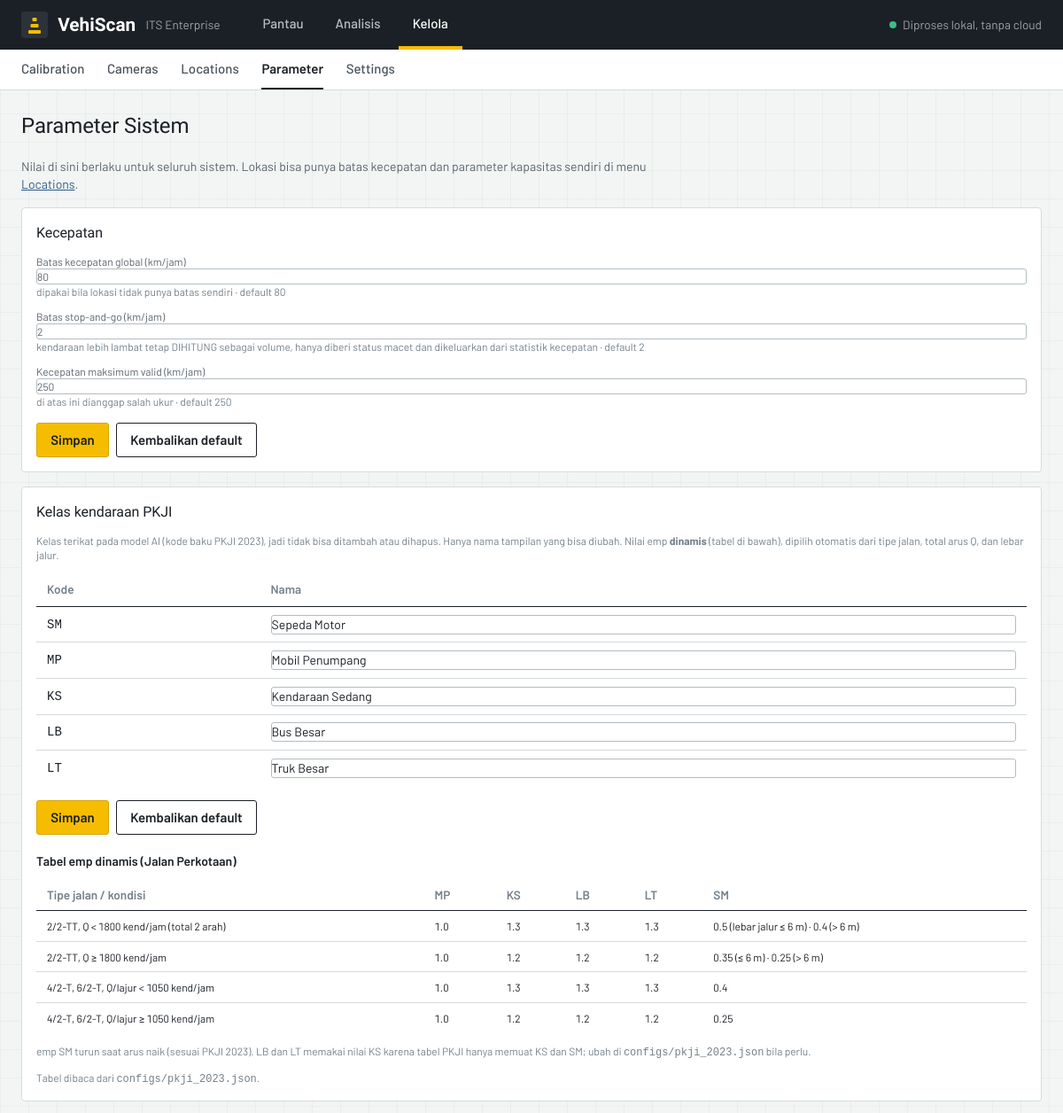
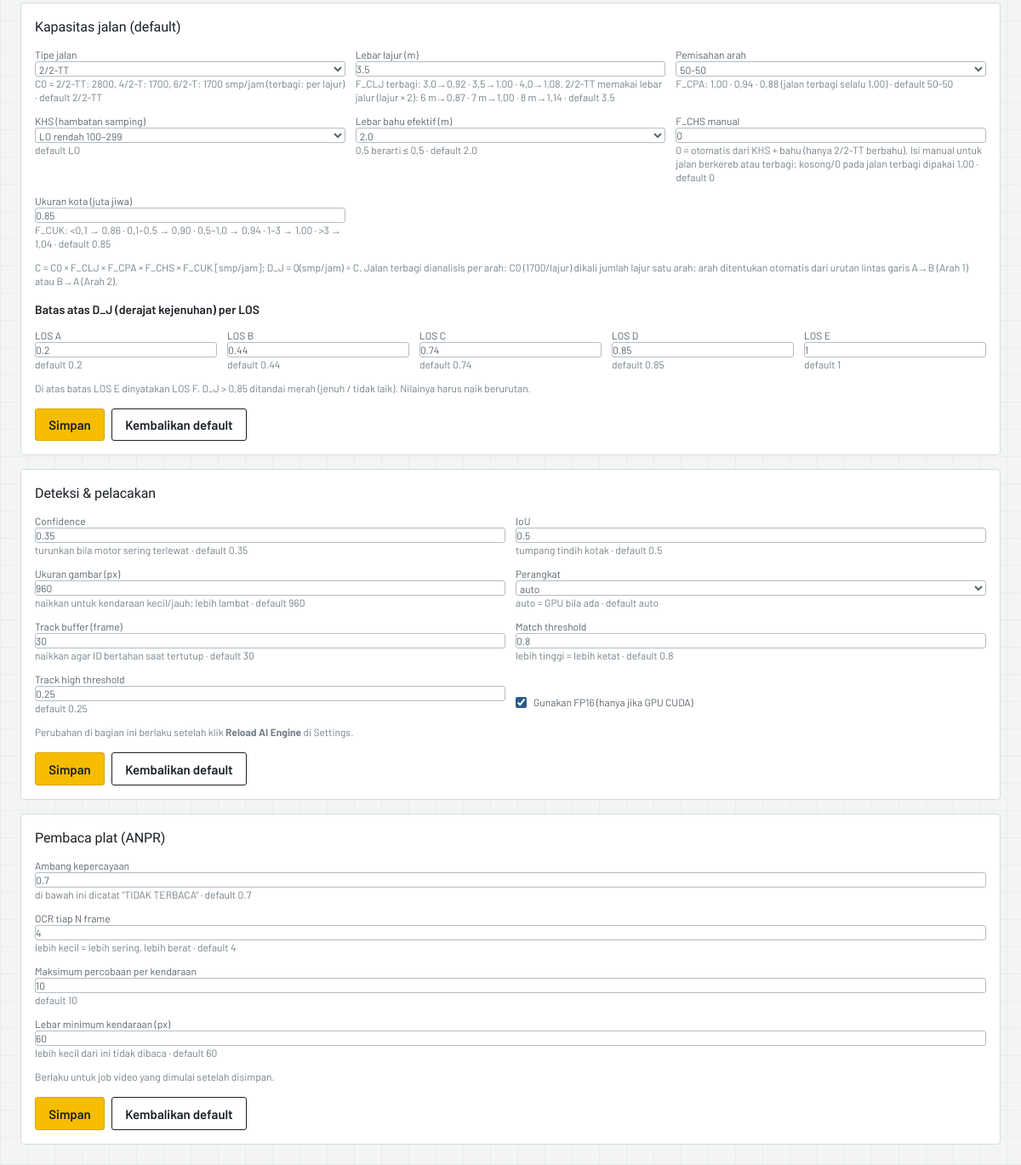
Page /parameters on the committed database (2 pictures, top to bottom).
### tables this page shows
CREATE TABLE settings(key TEXT PRIMARY KEY, value TEXT);

### src/api/routes/manage.py (the view)
@router.get("/parameters", response_class=HTMLResponse)
def parameters(request: Request):
    keys = list(db.SPEC)
    return page(request, "parameters.html", P={k: db.param(k) for k in keys}, D={k: db.default(k) for k in keys}, codes=db.PKJI_CODES, EMP=calc.cfg()["dynamic_emp_rules"], C0=calc.cfg()["capacity_factors_lookup"]["base_capacity_C0"], CHS=calc.cfg()["capacity_factors_lookup"]["F_CHS_2_2_TT_bahu"])

### templates/parameters.html
{% extends "base.html" %}{% block title %}Parameter{% endblock %}{% block heading %}Parameter Sistem{% endblock %}
{% block content %}
{% macro nf(key, label, hint='', step='any') %}
<label class="text-xs text-gray-400 block">{{ label }}
 <input name="{{ key }}" type="number" step="{{ step }}" value="{{ ('%g' % P[key]) if P[key] is number else P[key] }}" class="w-full">
 <span class="text-gray-500">{{ hint }}{{ ' · ' if hint }}default {{ ('%g' % D[key]) if D[key] is number else D[key] }}</span></label>
{% endmacro %}
{% macro actions(sec) %}
<div class="flex gap-2 pt-1"><button class="btn">Simpan</button>
 <button class="btn btn-o" formaction="/parameters/{{ sec }}/reset" formnovalidate onclick="return confirm('Kembalikan bagian ini ke nilai default?')">Kembalikan default</button></div>
{% endmacro %}
<p class="text-sm text-gray-400 mb-4 max-w-3xl">Nilai di sini berlaku untuk seluruh sistem. Lokasi bisa punya batas kecepatan dan parameter kapasitas sendiri di menu <a class="underline text-brand" href="/locations">Locations</a>.</p>
<div class="grid xl:grid-cols-2 gap-4 max-w-6xl">
<form method="post" action="/parameters/kecepatan" class="card p-4 space-y-3"><h2 class="text-base">Kecepatan</h2>
 {{ nf('speed_limit', 'Batas kecepatan global (km/jam)', 'dipakai bila lokasi tidak punya batas sendiri') }}
 {{ nf('speed_min', 'Batas stop-and-go (km/jam)', 'kendaraan lebih lambat tetap DIHITUNG sebagai volume, hanya diberi status macet dan dikeluarkan dari statistik kecepatan') }}
 {{ nf('speed_max', 'Kecepatan maksimum valid (km/jam)', 'di atas ini dianggap salah ukur') }}{{ actions('kecepatan') }}</form>
<form method="post" action="/parameters/kelas" class="card p-4 space-y-3"><h2 class="text-base">Kelas kendaraan PKJI</h2>
 <p class="text-xs text-gray-500">Kelas terikat pada model AI (kode baku PKJI 2023), jadi tidak bisa ditambah atau dihapus. Hanya nama tampilan yang bisa diubah. Nilai emp <b>dinamis</b> (tabel di bawah), dipilih otomatis dari tipe jalan, total arus Q, dan lebar jalur.</p>
 <table class="w-full text-sm"><thead><tr><th>Kode</th><th>Nama</th></tr></thead><tbody>
 {% for c in codes %}<tr><td class="font-mono">{{ c }}</td><td><input name="lbl_{{ c }}" value="{{ P['lbl_' ~ c] }}" class="w-full"></td></tr>{% endfor %}</tbody></table>{{ actions('kelas') }}
 {% set t = EMP.road_type_2_2_TT %}{% set lo = t.emp_table.Q_below_1800 %}{% set hi = t.emp_table.Q_above_1800 %}{% set dv = EMP.road_type_divided %}{% set dl = dv.emp_table.Q_below_1050 %}{% set dh = dv.emp_table.Q_above_1050 %}
 <h3 class="text-sm font-semibold pt-2">Tabel emp dinamis (Jalan Perkotaan)</h3>
 <div class="overflow-x-auto"><table class="w-full text-xs"><thead><tr><th>Tipe jalan / kondisi</th><th>MP</th><th>KS</th><th>LB</th><th>LT</th><th>SM</th></tr></thead><tbody>
  <tr><td>2/2-TT, Q &lt; {{ t.low_volume_threshold_q }} kend/jam (total 2 arah)</td><td>{{ lo.MP }}</td><td>{{ lo.KS }}</td><td>{{ lo.LB }}</td><td>{{ lo.LT }}</td><td>{{ lo.SM_narrow_lane }} (lebar jalur ≤ 6 m) · {{ lo.SM_wide_lane }} (&gt; 6 m)</td></tr>
  <tr><td>2/2-TT, Q ≥ {{ t.low_volume_threshold_q }} kend/jam</td><td>{{ hi.MP }}</td><td>{{ hi.KS }}</td><td>{{ hi.LB }}</td><td>{{ hi.LT }}</td><td>{{ hi.SM_narrow_lane }} (≤ 6 m) · {{ hi.SM_wide_lane }} (&gt; 6 m)</td></tr>
  <tr><td>4/2-T, 6/2-T, Q/lajur &lt; {{ dv.threshold_q_per_lane }} kend/jam</td><td>{{ dl.MP }}</td><td>{{ dl.KS }}</td><td>{{ dl.LB }}</td><td>{{ dl.LT }}</td><td>{{ dl.SM }}</td></tr>
  <tr><td>4/2-T, 6/2-T, Q/lajur ≥ {{ dv.threshold_q_per_lane }} kend/jam</td><td>{{ dh.MP }}</td><td>{{ dh.KS }}</td><td>{{ dh.LB }}</td><td>{{ dh.LT }}</td><td>{{ dh.SM }}</td></tr></tbody></table></div>
 <p class="text-xs text-gray-500">emp SM turun saat arus naik (sesuai PKJI 2023). LB dan LT memakai nilai KS karena tabel PKJI hanya memuat KS dan SM; ubah di <span class="font-mono">configs/pkji_2023.json</span> bila perlu.</p>
 <p class="text-xs text-gray-500">Tabel dibaca dari <span class="font-mono">configs/pkji_2023.json</span>.</p></form>
<form method="post" action="/parameters/kapasitas" class="card p-4 space-y-3"><h2 class="text-base">Kapasitas jalan (default)</h2>
 <div class="grid grid-cols-2 sm:grid-cols-3 gap-3">
  <label class="text-xs text-gray-400 block">Tipe jalan<select name="road_type" class="w-full">{% for t in C0 %}<option {{ 'selected' if P.road_type == t }}>{{ t }}</option>{% endfor %}</select><span class="text-gray-500">C0 = {% for t, v in C0.items() %}{{ t }}: {{ v }}{{ ', ' if not loop.last }}{% endfor %} smp/jam (terbagi: per lajur) · default {{ D.road_type }}</span></label>
  {{ nf('lane_width', 'Lebar lajur (m)', 'F_CLJ terbagi: 3,0→0,92 · 3,5→1,00 · 4,0→1,08. 2/2-TT memakai lebar jalur (lajur × 2): 6 m→0,87 · 7 m→1,00 · 8 m→1,14') }}
  <label class="text-xs text-gray-400 block">Pemisahan arah<select name="split" class="w-full">{% for x in ['50-50','60-40','70-30'] %}<option {{ 'selected' if P.split == x }}>{{ x }}</option>{% endfor %}</select><span class="text-gray-500">F_CPA: 1,00 · 0,94 · 0,88 (jalan terbagi selalu 1,00) · default {{ D.split }}</span></label>
  <label class="text-xs text-gray-400 block">KHS (hambatan samping)<select name="khs" class="w-full">{% for x,l in [('VLO','VLO sangat rendah <100'),('LO','LO rendah 100–299'),('MD','MD sedang 300–499'),('HI','HI tinggi 500–899'),('VHI','VHI sangat tinggi ≥900')] %}<option value="{{ x }}" {{ 'selected' if P.khs == x }}>{{ l }}</option>{% endfor %}</select><span class="text-gray-500">default {{ D.khs }}</span></label>
  <label class="text-xs text-gray-400 block">Lebar bahu efektif (m)<select name="lbe" class="w-full">{% for x in ['0.5','1.0','1.5','2.0'] %}<option {{ 'selected' if P.lbe == x }}>{{ x }}</option>{% endfor %}</select><span class="text-gray-500">0,5 berarti ≤ 0,5 · default {{ D.lbe }}</span></label>
  {{ nf('f_chs', 'F_CHS manual', '0 = otomatis dari KHS + bahu (hanya 2/2-TT berbahu). Isi manual untuk jalan berkereb atau terbagi; kosong/0 pada jalan terbagi dipakai 1,00') }}
  {{ nf('city_pop', 'Ukuran kota (juta jiwa)', 'F_CUK: <0,1 → 0,86 · 0,1–0,5 → 0,90 · 0,5–1,0 → 0,94 · 1–3 → 1,00 · >3 → 1,04') }}</div>
 <p class="text-xs text-gray-500">C = C0 × F_CLJ × F_CPA × F_CHS × F_CUK [smp/jam]; D_J = Q(smp/jam) ÷ C. Jalan terbagi dianalisis per arah: C0 (1700/lajur) dikali jumlah lajur satu arah; arah ditentukan otomatis dari urutan lintas garis A→B (Arah 1) atau B→A (Arah 2).</p>
 <h3 class="text-sm font-semibold pt-1">Batas atas D_J (derajat kejenuhan) per LOS</h3>
 <div class="grid grid-cols-3 sm:grid-cols-5 gap-3">{% for x in ['a','b','c','d','e'] %}{{ nf('los_' ~ x, 'LOS ' ~ x|upper) }}{% endfor %}</div>
 <p class="text-xs text-gray-500">Di atas batas LOS E dinyatakan LOS F. D_J &gt; 0,85 ditandai merah (jenuh / tidak laik). Nilainya harus naik berurutan.</p>{{ actions('kapasitas') }}</form>
<form method="post" action="/parameters/deteksi" class="card p-4 space-y-3"><h2 class="text-base">Deteksi & pelacakan</h2>
 <div class="grid grid-cols-2 gap-3">
  {{ nf('conf', 'Confidence', 'turunkan bila motor sering terlewat') }}{{ nf('iou', 'IoU', 'tumpang tindih kotak') }}
  {{ nf('imgsz', 'Ukuran gambar (px)', 'naikkan untuk kendaraan kecil/jauh; lebih lambat', 32) }}
  <label class="text-xs text-gray-400 block">Perangkat<select name="device" class="w-full">{% for d in ['auto','cpu','0','1'] %}<option {{ 'selected' if P.device == d }}>{{ d }}</option>{% endfor %}</select><span class="text-gray-500">auto = GPU bila ada · default {{ D.device }}</span></label>
  {{ nf('track_buffer', 'Track buffer (frame)', 'naikkan agar ID bertahan saat tertutup', 1) }}{{ nf('match_thresh', 'Match threshold', 'lebih tinggi = lebih ketat') }}{{ nf('track_high_thresh', 'Track high threshold') }}
  <label class="text-xs text-gray-400 flex items-center gap-2 mt-5"><input type="checkbox" name="half" {{ 'checked' if P.half }}> Gunakan FP16 (hanya jika GPU CUDA)</label></div>
 <p class="text-xs text-gray-500">Perubahan di bagian ini berlaku setelah klik <b>Reload AI Engine</b> di Settings.</p>{{ actions('deteksi') }}</form>
<form method="post" action="/parameters/anpr" class="card p-4 space-y-3"><h2 class="text-base">Pembaca plat (ANPR)</h2>
 {{ nf('anpr_conf', 'Ambang kepercayaan', 'di bawah ini dicatat "TIDAK TERBACA"') }}
 {{ nf('plate_every', 'OCR tiap N frame', 'lebih kecil = lebih sering, lebih berat', 1) }}
 {{ nf('plate_max_tries', 'Maksimum percobaan per kendaraan', '', 1) }}
 {{ nf('plate_min_width', 'Lebar minimum kendaraan (px)', 'lebih kecil dari ini tidak dibaca', 1) }}
 <p class="text-xs text-gray-500">Berlaku untuk job video yang dimulai setelah disimpan.</p>{{ actions('anpr') }}</form>
</div>
{% endblock %}

### static/css/style.css (style rules this page uses)
:root { --paper:#F3F5F4; --sheet:#FFFFFF; --ink:#1B2026; --ink-2:#47515B; --ink-3:#74808A; --rule:#D4DADD; --rule-2:#B3BCC2; --marka:#F6BD00; --marka-edge:#D9A400; --bp:#2A5B88; --bp-tint:#E7EEF5; --ok:#1F8A5B; --warn:#8F5F00; --bad:#B93434; --los-a:#1F9D6B; --los-b:#74B03B; --los-c:#E0A800; --los-d:#E67E22; --los-e:#D64541; --los-f:#8C2F4B; --cls-sm:#2A5B88; --cls-mp:#3E8E8A; --cls-ks:#D99A00; --cls-kb:#B5502F; --cls-bb:#7A4B8C; --font-body:"Barlow",system-ui,"Segoe UI",Roboto,sans-serif; --font-display:"Barlow Semi Condensed","Barlow",system-ui,"Segoe UI",sans-serif; }
html { background:var(--paper) }
body { font-family:var(--font-body);font-size:15px;line-height:1.5;color:var(--ink);background-color:var(--paper); background-image:linear-gradient(rgba(27,32,38,.035) 1px,transparent 1px),linear-gradient(90deg,rgba(27,32,38,.035) 1px,transparent 1px);background-size:32px 32px }
h1,h2,.text-3xl,.text-2xl { font-family:var(--font-display);letter-spacing:-.005em }
h2 { font-weight:600 }
.card { background:var(--sheet);border:1px solid var(--rule);border-radius:4px }
th { text-align:left;color:var(--ink-3);font-weight:600;font-size:.85rem;padding:.55rem .75rem;border-bottom:1.5px solid var(--ink) }
td { padding:.55rem .75rem;border-top:1px solid var(--rule);font-variant-numeric:tabular-nums }
tbody tr:first-child td { border-top:0 }
input,select,textarea { background:#fff;border:1px solid var(--rule-2);border-radius:3px;padding:.45rem .65rem;color:var(--ink);font:inherit;max-width:100% }
input[type=checkbox],input[type=radio] { padding:0;accent-color:var(--bp) }
::placeholder { color:var(--ink-3) }
.btn { background:var(--marka);color:var(--ink);font-weight:600;padding:.45rem .95rem;border-radius:3px;border:1px solid var(--marka-edge);display:inline-block;cursor:pointer;text-decoration:none }
.btn-o { background:transparent;color:var(--ink);border-color:var(--ink) }

### rows in the picture
settings: value "Sepeda Motor"
settings: value "Mobil Penumpang"
settings: value "Kendaraan Sedang"

### other values in the picture
{{ g[0] }} "Pantau" "Analisis" "Kelola"
{{ label }} "Calibration" "Cameras" "Locations" "Parameter" "Settings"
{{ ' · ' if hint }} "· · · · · · · · · · · · · ·"
{{ ('%g' % D[key]) if D[key] is number else D[key] }} "80 2 250 3.5 0 0.85 0.35 0.5 960 30 0.8 0.25 0.7 4 10 60" "0.2" "0.44" "0.74" "0.85" "1"
{{ c }} "SM" "MP" "KS" "LB" "LT"
{{ t.low_volume_threshold_q }} "1800"
{{ lo.MP }} "1.0"
{{ lo.KS }} "1.3"
{{ lo.LB }} "1.3"
{{ lo.LT }} "1.3"
{{ lo.SM_narrow_lane }} "0.5"
{{ lo.SM_wide_lane }} "0.4"
{{ hi.MP }} "1.0"
{{ hi.KS }} "1.2"
{{ hi.LB }} "1.2"
